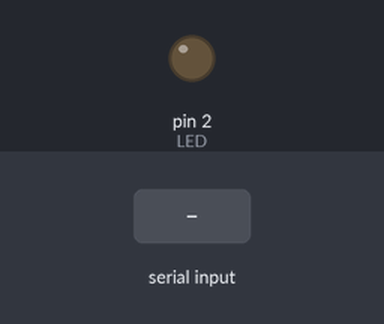
This sketch was run on a simulated Arduino Uno, built with avr-gcc and run on an emulated ATmega328P. On the bench: output pins drawn as LEDs (lit = HIGH). The inputs (shaded band) are chosen by the test bench.

Above: at 1.2 s.
1.3 s: "1" received over Serial
At 2.0 s:
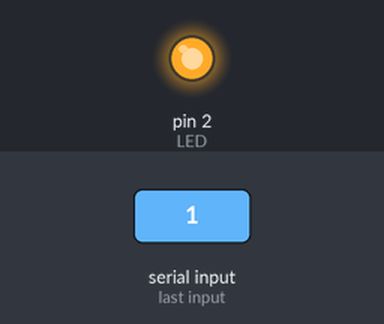
2.8 s: "0" received over Serial
At 3.2 s:
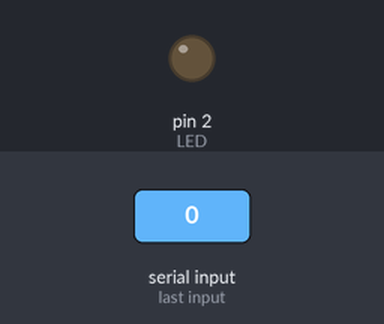
Timing chart, 0 to 5.8 s (numbered marks = the images above; inputs shaded):
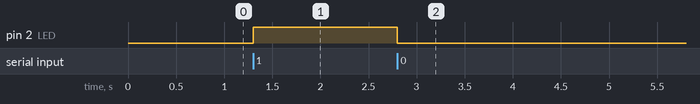

Measured:
- after the input at 1.3 s, pin 2 (LED): LOW → HIGH at once
- after the input at 2.8 s, pin 2 (LED): HIGH → LOW at once

The sketch:

Transmit.ino
```cpp
int LED = 2;
int SerialCom;

void setup() {
  Serial.begin(9600);
  pinMode(LED, OUTPUT);
}

void loop() {
  if (Serial.available()) {
    SerialCom = Serial.read();
    if(SerialCom == '1'){
      digitalWrite(LED, HIGH);
    }
    else {
      digitalWrite(LED, LOW);
    }
  }
}
```
